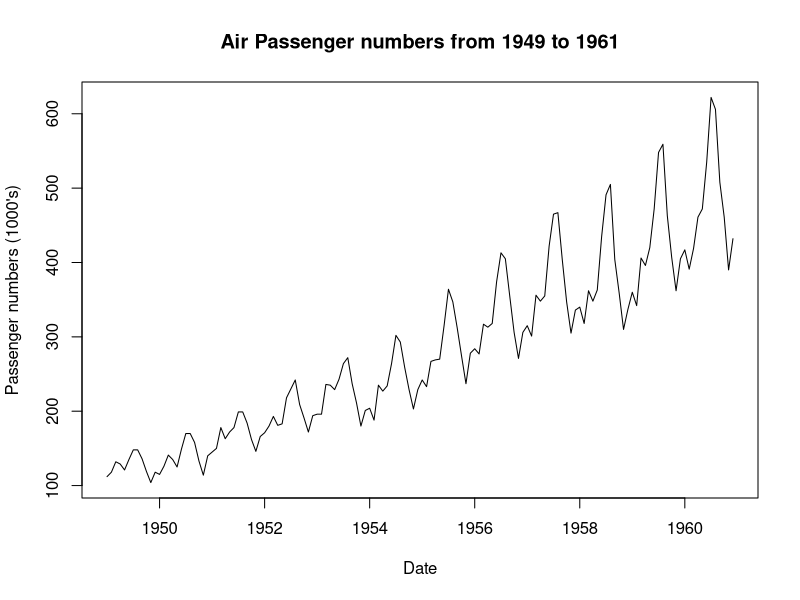

Write the R code that produced this figure.


# Acknowledgements:
# http://rstudio-pubs-static.s3.amazonaws.com/311446_08b00d63cc794e158b1f4763eb70d43a.html

# The AirPassenger dataset in R provides monthly totals of a 
# US airline passengers, from 1949 to 1960. 

# This dataset is already of a time series class.
# Therefore no further class or date manipulation is required.

data(AirPassengers) # Loads the built-in data

str(AirPassengers) # Find the internal data structure




head(AirPassengers)  # Inspect the data set:
  
AP <- AirPassengers

class(AP)

# Take a look at the entries
AP

# Check the frequency of the time series
frequency(AP)

# Check the cycle of the time series
cycle(AP)

# Plot the raw data using the base plot function
plot(AP,xlab="Date", ylab = "Passenger numbers (1000's)", 
     main="Air Passenger numbers from 1949 to 1961")







